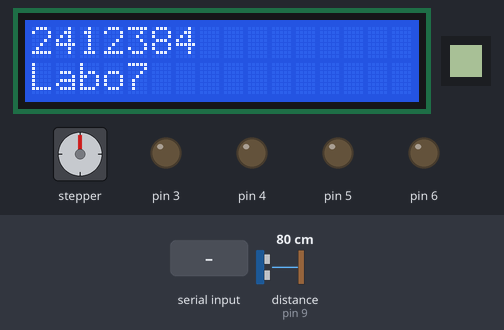
Simulated run of this sketch. Board: Arduino Mega 2560, built with avr-gcc and run on an emulated ATmega2560. Parts: 16×2 character LCD, 8×8 one-colour display, stepper motor, output pins drawn as LEDs (lit = HIGH). Wiring (inferred from the names in the program): ultrasonic range finder: trigger pin 8; echo pin 9. The inputs (shaded band) are chosen by the test bench; at power-on: distance to the obstacle (sensor on pin 9) 80 cm. The echo pulse lasts 58.3 µs per cm; stepper angles assume 2048 steps per turn; pins used as bus, display or sensor lines are not drawn; what the sketch prints to the serial monitor is not drawn.

Above: at 1.2 s.
1.3 s: distance to the obstacle (sensor on pin 9) set to 33 cm
At 2.9 s:
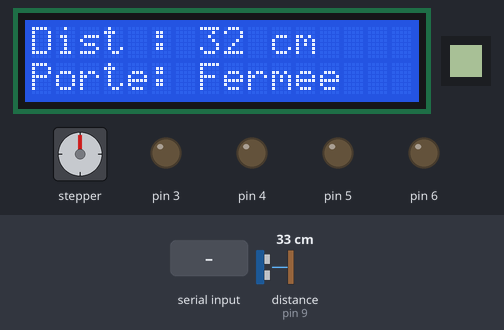
3.7 s: distance to the obstacle (sensor on pin 9) set to 27 cm
At 5.25 s:
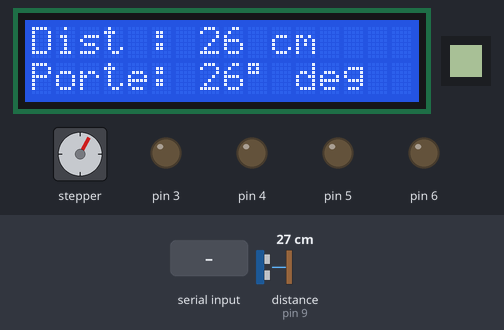
5.5 s: "g_dist\n" received over Serial
At 7.75 s:
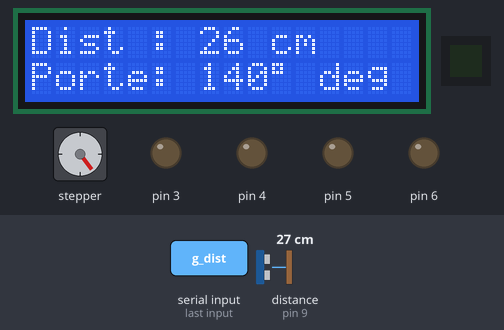
8.1 s: "Ouverte\n" received over Serial
At 8.8 s:
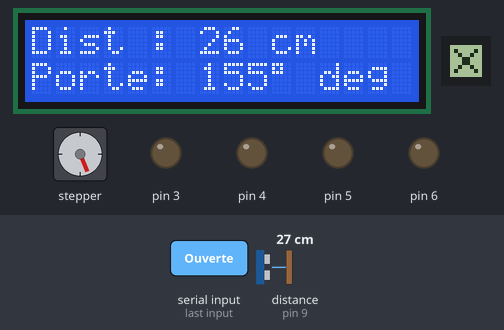
9.6 s: "cfg;lim_sup;\n" received over Serial
At 12.3 s:
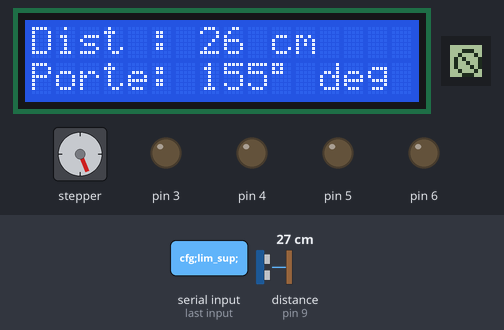
12.6 s: distance to the obstacle (sensor on pin 9) set to 17 cm
At 15.4 s:
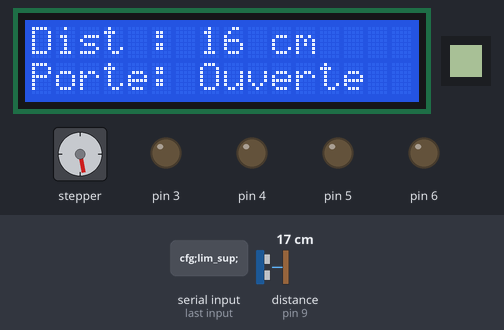
15.6 s: distance to the obstacle (sensor on pin 9) set to 13 cm
Timing chart, 0 to 18.7 s (numbered marks = the images above; inputs shaded):
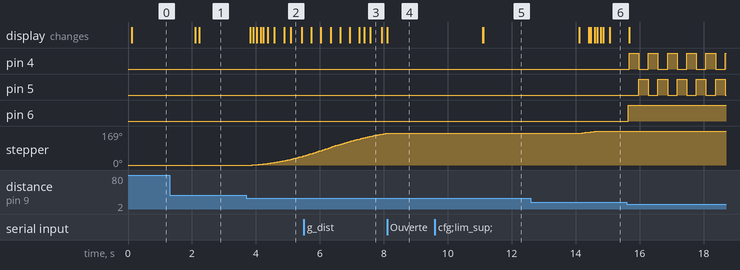

Measured:
- the behaviour switches between 31 and 30 cm on distance to the obstacle (sensor on pin 9) (found by bisection; images 1 and 2)
- after the input at 3.7 s, stepper: keeps turning clockwise at about 29°/s, starting after 0.19 s; the display: first changes after 0.13 s (image 2 shows a later state)
- after the input at 5.5 s, the display: first changes after 0.23 s (image 3 shows a later state)
- after the input at 8.1 s, the display: changes at once (image 4)
- after the input at 9.6 s, stepper: stops changing and stays 158°; the display: first differs from a run without the input after 1.5 s (image 5)
- after the input at 15.6 s, pin 4: alternates HIGH for 0.30 s and LOW for 0.30 s, starting after 0.07 s; pin 5: alternates HIGH for 0.30 s and LOW for 0.30 s, starting after 0.37 s; pin 6: LOW → HIGH at once

The sketch:

Lab7.ino
```cpp
#include <Wire.h>
#include <LiquidCrystal_I2C.h>
#include <U8g2lib.h>
#include "Alarm.h"
#include "PorteAutomatique.h"

// --- Pins ---
#define TRIG 8
#define ECHO 9
#define BUZZER 6
#define LED_ROUGE 4
#define LED_BLEUE 5
#define LED_VERTE 3

#define IN1 31
#define IN2 33
#define IN3 35
#define IN4 37

#define CLK_PIN 30
#define DIN_PIN 34
#define CS_PIN 32

// --- Objets globaux ---
LiquidCrystal_I2C lcd(0x27, 16, 2);
U8G2_MAX7219_8X8_F_4W_SW_SPI u8g2(U8G2_R0, CLK_PIN, DIN_PIN, CS_PIN, U8X8_PIN_NONE, U8X8_PIN_NONE);

float distance = 100.0;
int distanceAlarme = 15;
int limInf = 10;
int limSup = 170;
unsigned long currentTime = 0;

// --- Objets du système ---
Alarm alarm(LED_ROUGE, LED_VERTE, LED_BLEUE, BUZZER, &distance);
PorteAutomatique porte(IN1, IN2, IN3, IN4, distance);

// --- MAX7219 ---
bool enCoursAffichageCarre = false;
unsigned long startAffichageCarre = 0;

String numeroEtudiant = "2412384";
bool lcdIntroFini = false;
unsigned long lcdIntroStart = 0;

// --- Lecture capteur ---
float getDistance(unsigned long ct) {
  static unsigned long lastTime = 0;
  static float lastResult = 100.0;
  const unsigned long rate = 50;
  if (ct - lastTime < rate) return lastResult;
  lastTime = ct;

  digitalWrite(TRIG, LOW);
  delayMicroseconds(2);
  digitalWrite(TRIG, HIGH);
  delayMicroseconds(10);
  digitalWrite(TRIG, LOW);

  long duration = pulseIn(ECHO, HIGH, 30000);
  lastResult = duration * 0.034 / 2;
  return lastResult;
}

// --- LCD ---
void lcdTask(unsigned long ct) {
  static unsigned long lastTime = 0;
  const unsigned long rate = 100;
  if (ct - lastTime < rate) return;
  lastTime = ct;

  if (!lcdIntroFini) {
    if (lcdIntroStart == 0) {
      lcdIntroStart = ct;
      lcd.setCursor(0, 0);
      lcd.print(numeroEtudiant);
      lcd.setCursor(0, 1);
      lcd.print("Labo7");
    } else if (ct - lcdIntroStart >= 2000) {
      lcd.clear();
      lcdIntroFini = true;
    }
    return;
  }

  lcd.setCursor(0, 0);
  lcd.print("Dist : ");
  lcd.print((int)distance);
  lcd.print(" cm   ");

  lcd.setCursor(0, 1);
  lcd.print("Porte: ");

  const char* etat = porte.getEtatTexte();
  if (strcmp(etat, "Ouverte") == 0 || strcmp(etat, "Fermee") == 0) {
    lcd.print(etat);
    lcd.print("       ");
  } else {
    lcd.print((int)porte.getAngle());
    lcd.print((char)223);
    lcd.print(" deg ");
  }
}


// --- MAX7219 feedback ---
void afficherCarreMAX7219(unsigned long ct) {
  if (!enCoursAffichageCarre) return;
  if (ct - startAffichageCarre >= 3000) {
    u8g2.clear();
    enCoursAffichageCarre = false;
  } else {
    u8g2.clearBuffer();
    u8g2.drawBox(0, 0, 8, 8);
    u8g2.sendBuffer();
  }
}

void afficherConfirmation() {
  unsigned long start = millis();
  while (millis() - start < 3000) {
    u8g2.clearBuffer();
    u8g2.drawLine(1, 6, 3, 8);
    u8g2.drawLine(3, 8, 7, 0);
    u8g2.sendBuffer();
  }
  u8g2.clear();
}

void afficherErreur() {
  unsigned long start = millis();
  while (millis() - start < 3000) {
    u8g2.clearBuffer();
    u8g2.drawCircle(4, 4, 3);
    u8g2.drawLine(2, 2, 6, 6);
    u8g2.sendBuffer();
  }
  u8g2.clear();
}

void afficherInconnu() {
  unsigned long start = millis();
  while (millis() - start < 3000) {
    u8g2.clearBuffer();
    u8g2.drawLine(1, 1, 6, 6);
    u8g2.drawLine(6, 1, 1, 6);
    u8g2.sendBuffer();
  }
  u8g2.clear();
}

// --- Communication série ---
void gererCommandes() {
  if (!Serial.available()) return;
  String tampon = Serial.readStringUntil('\n');
  tampon.trim();
  tampon.toLowerCase();

  if (tampon == "g_dist") {
    Serial.println((int)distance);
    startAffichageCarre = millis();
    enCoursAffichageCarre = true;
    startAffichageCarre = millis();
    enCoursAffichageCarre = true;
  } else if (tampon.startsWith("cfg;alm;")) {
    int valeur = tampon.substring(8).toInt();
    distanceAlarme = valeur;
    afficherConfirmation();
  } else if (tampon.startsWith("cfg;lim_inf;")) {
    int valeur = tampon.substring(12).toInt();
    if (valeur < 170) {
      limInf = valeur;
      afficherConfirmation();
    } else {
      afficherErreur();
    }
  } else if (tampon.startsWith("cfg;lim_sup;")) {
    int valeur = tampon.substring(12).toInt();
    if (valeur > 10) {
      limSup = valeur;
      afficherConfirmation();
    } else {
      afficherErreur();
    }
  } else {
    afficherInconnu();
  }
}

// --- SETUP ---
void setup() {
  Serial.begin(115200);
  pinMode(TRIG, OUTPUT);
  pinMode(ECHO, INPUT);

  lcd.init();
  lcd.backlight();

  u8g2.begin();
  u8g2.setFont(u8g2_font_4x6_tr);
  u8g2.setContrast(5);

  // Config alarm
  alarm.setDistance(15);
  alarm.setTimeout(3000);
  alarm.setVariationTiming(300);
  alarm.setColourA(1, 0, 0); // Rouge
  alarm.setColourB(0, 0, 1); // Bleu
  alarm.turnOn();

  // Config porte
  porte.setAngleOuvert(170);
  porte.setAngleFerme(10);
  porte.setPasParTour(2048);
  porte.setDistanceOuverture(30);
  porte.setDistanceFermeture(60);
}

// --- LOOP ---
void loop() {
  currentTime = millis();
  distance = getDistance(currentTime);

  gererCommandes();
  alarm.update();
  porte.update();

  lcdTask(currentTime);
  afficherCarreMAX7219(currentTime);
}
```

Alarm.cpp
```cpp
#include "Alarm.h"
#include <Arduino.h>

Alarm::Alarm(int rPin, int gPin, int bPin, int buzzerPin, float* distancePtr)
  : _rPin(rPin), _gPin(gPin), _bPin(bPin), _buzzerPin(buzzerPin), _distance(distancePtr) {
  pinMode(_rPin, OUTPUT);
  pinMode(_gPin, OUTPUT);
  pinMode(_bPin, OUTPUT);
  pinMode(_buzzerPin, OUTPUT);
  _turnOff();
}

void Alarm::update() {
  _currentTime = millis();

  // Gestion des transitions externes
  if (_turnOnFlag) {
    _turnOnFlag = false;
    _state = WATCHING;
  }

  if (_turnOffFlag) {
    _turnOffFlag = false;
    _state = OFF;
  }

  switch (_state) {
    case OFF:       _offState(); break;
    case WATCHING:  _watchState(); break;
    case ON:        _onState(); break;
    case TESTING:   _testingState(); break;
  }
}

void Alarm::turnOn() {
  _turnOnFlag = true;
}

void Alarm::turnOff() {
  _turnOffFlag = true;
}

void Alarm::test() {
  _state = TESTING;
  _testStartTime = _currentTime;
  digitalWrite(_buzzerPin, HIGH);
  _setRGB(255, 255, 255);
}

AlarmState Alarm::getState() const {
  return _state;
}

void Alarm::setColourA(int r, int g, int b) {
  _colA[0] = r; _colA[1] = g; _colA[2] = b;
}

void Alarm::setColourB(int r, int g, int b) {
  _colB[0] = r; _colB[1] = g; _colB[2] = b;
}

void Alarm::setVariationTiming(unsigned long ms) {
  _variationRate = ms;
}

void Alarm::setDistance(float d) {
  _distanceTrigger = d;
}

void Alarm::setTimeout(unsigned long ms) {
  _timeoutDelay = ms;
}

void Alarm::_setRGB(int r, int g, int b) {
  digitalWrite(_rPin, r);
  digitalWrite(_gPin, g);
  digitalWrite(_bPin, b);
}

void Alarm::_turnOff() {
  digitalWrite(_buzzerPin, LOW);
  _setRGB(0, 0, 0);
}

// ----- États FSM -----

void Alarm::_offState() {
  _turnOff();
}

void Alarm::_watchState() {
  if (*_distance < _distanceTrigger) {
    _lastDetectedTime = _currentTime;
    _state = ON;
    digitalWrite(_buzzerPin, HIGH);
  } else {
    digitalWrite(_buzzerPin, LOW);
    _setRGB(0, 0, 0); //
  }
}

void Alarm::_onState() {
  if (_currentTime - _lastUpdate >= _variationRate) {
    _lastUpdate = _currentTime;
    _currentColor = !_currentColor;
    if (_currentColor)
      _setRGB(_colA[0], _colA[1], _colA[2]);
    else
      _setRGB(_colB[0], _colB[1], _colB[2]);
  }

  if (*_distance >= _distanceTrigger && (_currentTime - _lastDetectedTime >= _timeoutDelay)) {
    _state = WATCHING;
    digitalWrite(_buzzerPin, LOW);
    _setRGB(0, 0, 0); //
  }
}

void Alarm::_testingState() {
  if (_currentTime - _testStartTime >= 3000) {
    _turnOff();
    _state = OFF;
  }
}
```

Alarm.h
```cpp
// Fichier : Alarm.h
#pragma once

enum AlarmState {
  OFF,
  WATCHING,
  ON,
  TESTING
};

class Alarm {
  public:
    // Constructeur
    // rPin, gPin, bPin : broches pour la DEL RGB
    // buzzerPin : broche du buzzer
    // distancePtr : pointeur vers la variable de distance partagée
    Alarm(int rPin, int gPin, int bPin, int buzzerPin, float* distancePtr);

    // Méthode à appeler continuellement dans loop()
    void update();

    // Régle les deux couleurs du gyrophare
    void setColourA(int r, int g, int b);
    void setColourB(int r, int g, int b);

    // Régle la fréquence de variation du gyrophare (en ms)
    void setVariationTiming(unsigned long ms);

    // Régle la distance de déclenchement (en cm)
    void setDistance(float d);
    void getDistance();

    // Régle le délai avant l'extinction après éloignement (en ms)
    void setTimeout(unsigned long ms);

    // Éteint/Allume l'alarme manuellement
    void turnOff();
    void turnOn();

    // Déclenche un test de 3 secondes
    void test();

    // Retourne l'état courant de l'alarme
    AlarmState getState() const;

  private:
    // --- Broches matérielles ---
    int _rPin, _gPin, _bPin, _buzzerPin;

    unsigned long _currentTime = 0;

    // --- Couleurs du gyrophare ---
    int _colA[3]; // Couleur A
    int _colB[3]; // Couleur B
    bool _currentColor = false; // false = couleur A, true = couleur B

    // --- Détection ---
    float* _distance; // Pointeur vers la distance externe
    float _distanceTrigger = 10.0; // Distance minimale pour déclenchement

    // --- Temporisation ---
    unsigned long _variationRate = 500;    // Intervalle entre deux couleurs
    unsigned long _timeoutDelay = 3000;    // Délai avant arrêt
    unsigned long _lastUpdate = 0;         // Pour le gyrophare
    unsigned long _lastDetectedTime = 0;   // Dernière fois qu'on a vu l'objet
    unsigned long _testStartTime = 0;      // Pour TESTING

    // --- État interne ---
    AlarmState _state = OFF;

    // --- Indicateurs de transition ---
    bool _turnOnFlag = false;   // Pour transition vers ON
    bool _turnOffFlag = false;  // Pour transition vers OFF

    // --- Méthodes internes ---
    void _setRGB(int r, int g, int b);
    void _turnOff(); // Éteint DEL et buzzer

    // Gestion des états
    void _offState();
    void _watchState();
    void _onState();
    void _testingState();
};
```

ViseurAutomatique.cpp
```cpp
#include "ViseurAutomatique.h"
#include <Arduino.h>

ViseurAutomatique::ViseurAutomatique(int p1, int p2, int p3, int p4, float& distanceRef)
  : _stepper(AccelStepper::HALF4WIRE, p1, p3, p2, p4), _distance(distanceRef) {
  _stepper.setMaxSpeed(1000);
  _stepper.setAcceleration(300);
  _stepper.setSpeed(300);
  _stepper.setCurrentPosition(_angleEnSteps(_angleMin));
}

void ViseurAutomatique::update() {
  _currentTime = millis();

  switch (_etat) {
    case INACTIF:
      _inactifState(_currentTime);
      break;
    case SUIVI:
      _suiviState(_currentTime);
      break;
    case REPOS:
      _reposState(_currentTime);
      break;
  }

  _stepper.run();
}

// --- États FSM ---

void ViseurAutomatique::_inactifState(unsigned long cT) {
  // Moteur à l'arrêt
  _stepper.stop();
  // Aucun mouvement
}

void ViseurAutomatique::_suiviState(unsigned long cT) {
  if (_distance < _distanceMinSuivi || _distance > _distanceMaxSuivi) {
    _etat = REPOS;
    return;
  }


  float angleSuivi = map(_distance, _distanceMinSuivi, _distanceMaxSuivi, _angleMax, _angleMin);
  long cible = _angleEnSteps(angleSuivi);
  _stepper.moveTo(cible);
}

void ViseurAutomatique::_reposState(unsigned long cT) {
  if (_distance >= _distanceMinSuivi && _distance <= _distanceMaxSuivi) {
    _etat = SUIVI;
    return;
  }


  long positionRepos = _angleEnSteps(_angleMin);
  _stepper.moveTo(positionRepos);
}

// --- Configuration ---

void ViseurAutomatique::activer() {
  _etat = REPOS;
}

void ViseurAutomatique::desactiver() {
  _etat = INACTIF;
  _stepper.stop();
}

void ViseurAutomatique::setAngleMin(float angle) {
  _angleMin = angle;
}

void ViseurAutomatique::setAngleMax(float angle) {
  _angleMax = angle;
}

void ViseurAutomatique::setPasParTour(int steps) {
  _stepsPerRev = steps;
}

void ViseurAutomatique::setDistanceMinSuivi(float distanceMin) {
  _distanceMinSuivi = distanceMin;
}

void ViseurAutomatique::setDistanceMaxSuivi(float distanceMax) {
  _distanceMaxSuivi = distanceMax;
}

// --- Lecture ---

float ViseurAutomatique::getAngle() const {
  return (float)_stepper.currentPosition() * 360.0 / _stepsPerRev;
}

const char* ViseurAutomatique::getEtatTexte() const {
  switch (_etat) {
    case INACTIF: return "Inactif";
    case SUIVI:   return "Suivi";
    case REPOS:   return "Repos";
    default:      return "Inconnu";
  }
}


long ViseurAutomatique::_angleEnSteps(float angle) const {
  return angle * _stepsPerRev / 360.0;
}
```

ViseurAutomatique.h
```cpp
// Fichier : ViseurAutomatique.h
#pragma once

#include <AccelStepper.h>

enum EtatViseur {
  INACTIF,
  SUIVI,
  REPOS
};

class ViseurAutomatique {
  public:
    // Constructeur
    // p1 à p4 : broches IN1 à IN4 du ULN2003
    // distanceRef : référence à la distance détectée
    ViseurAutomatique(int p1, int p2, int p3, int p4, float& distanceRef);

    // Doit être appelée continuellement dans loop()
    void update();

    // Régle l’angle minimal (position la plus à gauche)
    void setAngleMin(float angle);

    // Régle l’angle maximal (position la plus à droite)
    void setAngleMax(float angle);

    // Régle le nombre de pas par tour du moteur
    void setPasParTour(int steps);

    // Définit la distance minimale à partir de laquelle le viseur commence à suivre
    void setDistanceMinSuivi(float distanceMin);

    // Définit la distance maximale jusqu'où le viseur peut suivre
    void setDistanceMaxSuivi(float distanceMax);

    // Retourne l’angle actuel du viseur
    float getAngle() const;

    // Active le viseur en le mettant en état repos
    void activer();

    // Désactive le viseur en le mettant en état inactif
    void desactiver();

    // Retourne l’état actuel du viseur sous forme de texte
    const char* getEtatTexte() const;

  private:
    AccelStepper _stepper;
    unsigned long _currentTime = 0;

    float& _distance;

    float _angleMin = 0.0;
    float _angleMax = 180.0;
    int _stepsPerRev = 2048;

    float _distanceMinSuivi = 30.0;
    float _distanceMaxSuivi = 60.0;

    EtatViseur _etat = INACTIF;

    // États
    void _inactifState(unsigned long cT);
    void _suiviState(unsigned long cT);
    void _reposState(unsigned long cT);

    long _angleEnSteps(float angle) const;
};
```

PorteAutomatique.cpp
```cpp
#include "PorteAutomatique.h"

PorteAutomatique::PorteAutomatique(int p1, int p2, int p3, int p4, float& distancePtr)
  : _stepper(AccelStepper::HALF4WIRE, p1, p3, p2, p4),
    _distance(distancePtr) {
  _stepper.setMaxSpeed(1000);
  _stepper.setAcceleration(300);
  _stepper.setSpeed(300);
  _stepper.setCurrentPosition(_angleEnSteps(_angleFerme));
}

void PorteAutomatique::update() {
  _currentTime = millis();
  _mettreAJourEtat();

  switch (_etat) {
    case FERMEE:
      _fermeState();
      break;
    case OUVERTE:
      _ouvertState();
      break;
    case EN_OUVERTURE:
      _ouvertureState();
      break;
    case EN_FERMETURE:
      _fermetureState();
      break;
  }

  _stepper.run();
}

void PorteAutomatique::_mettreAJourEtat() {
  // Distance actuelle est trop proche -> ouvrir
  if (_etat == FERMEE && _distance < _distanceOuverture) {
    _etat = EN_OUVERTURE;
    _ouvrir();
  }

  // Distance actuelle est trop loin -> fermer
  if (_etat == OUVERTE && _distance > _distanceFermeture) {
    _etat = EN_FERMETURE;
    _fermer();
  }
}

void PorteAutomatique::_fermeState() {

}

void PorteAutomatique::_ouvertState() {

}

void PorteAutomatique::_ouvertureState() {
  if (!_stepper.isRunning()) {
    _etat = OUVERTE;
  }
}

void PorteAutomatique::_fermetureState() {
  if (!_stepper.isRunning()) {
    _etat = FERMEE;
  }
}

void PorteAutomatique::_ouvrir() {
  long target = _angleEnSteps(_angleOuvert);
  _stepper.moveTo(target);
}

void PorteAutomatique::_fermer() {
  long target = _angleEnSteps(_angleFerme);
  _stepper.moveTo(target);
}

void PorteAutomatique::setAngleOuvert(float angle) {
  _angleOuvert = angle;
}

void PorteAutomatique::setAngleFerme(float angle) {
  _angleFerme = angle;
}

void PorteAutomatique::setPasParTour(int steps) {
  _stepsPerRev = steps;
}

void PorteAutomatique::setDistanceOuverture(float distance) {
  _distanceOuverture = distance;
}

void PorteAutomatique::setDistanceFermeture(float distance) {
  _distanceFermeture = distance;
}

const char* PorteAutomatique::getEtatTexte() const {
  switch (_etat) {
    case FERMEE: return "Fermee";
    case OUVERTE: return "Ouverte";
    case EN_OUVERTURE: return "En ouverture";
    case EN_FERMETURE: return "En fermeture";
    default: return "Inconnu";
  }
}

float PorteAutomatique::getAngle() const {
  long position = _stepper.currentPosition();
  return (float)position * 360.0 / _stepsPerRev;
}

long PorteAutomatique::_angleEnSteps(float angle) const {
  return angle * _stepsPerRev / 360.0;
}
```

Source omitted: PorteAutomatique.h (1890 bytes)
